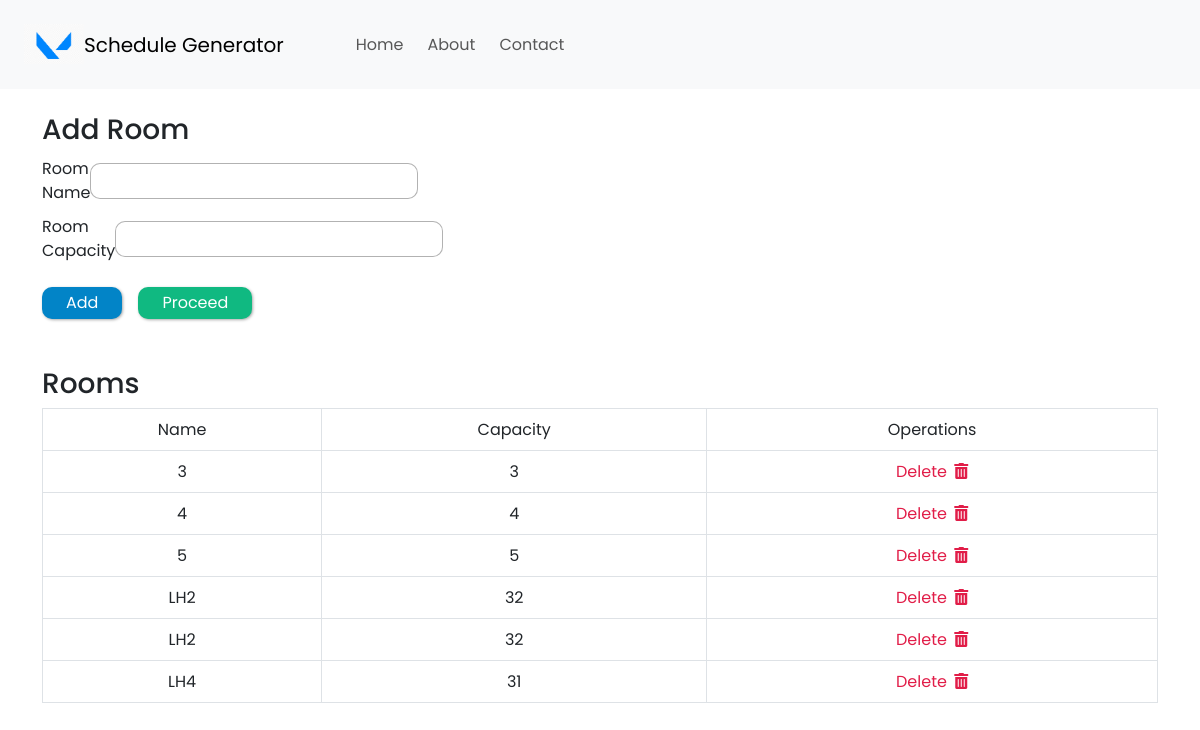
/add-room, run on an earlier commit of the app's database.
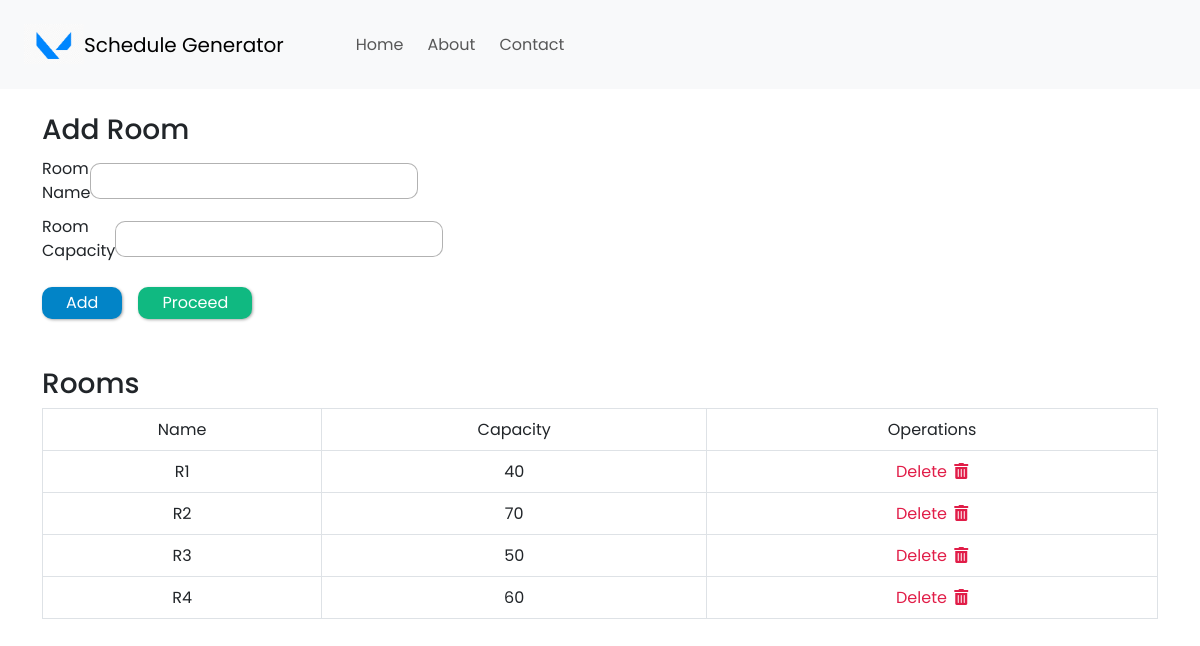
And on a later commit of the database.
### my_app/models.py (models this page shows, shortened)
class Room(models.Model):
    name = models.CharField(max_length=100)
    capacity = models.IntegerField(default=0)

### my_app/views.py (the view)
# urls.py: path('add-room', views.addRoom, name='add-room'),
def addRoom(request):
    if request.method == 'POST':
        form = RoomForm(request.POST)
        if form.is_valid():
            form.save()
            all_rooms = Room.objects.all
            return render(request, 'add-room.html', {'all_rooms': all_rooms})
    else:
        all_rooms = Room.objects.all
        return render(request, 'add-room.html', {'all_rooms': all_rooms})

### my_app/templates/add-room.html (shortened to what this page needs)
{% extends 'base.html' %}
{% block content %}
{% load static %}
  <div style="width: 320px; margin-top: 1.5rem;">
    <form method="POST">
      <h3>Add Room</h3>
      <div class="input-container">
        <label>Room Name</label>
        <input class="input-fields" type="text" name="name" />
      </div>
      <div class="input-container">
        <label>Room Capacity</label>
        <input class="input-fields" type="number" name="capacity" />
      </div>
      <div class="d-flex align-items-center mt-4 gap-3">
        <button type="submit" class="add-button px-4 py-1">Add</button>
        <input type="button"
          value="Proceed"
          class="proceed-button px-4 py-1"
          onclick="window.location.href='/add-meetingTime'"
        />
      </div>
    </form>
  </div>
  {% if all_rooms %}
    <h3 class="mt-5">Rooms</h3>
    <table class="table table-bordered">
      <tr class="table-heading">
        <td>
          <center>Name</center>
        </td>
        <td>
          <center>Capacity</center>
          </td>
        <td>
          <center>Operations</center>
        </td>
      </tr>
      {% for room in all_rooms %}
        <tr class="table-data">
          <td>
            <center>{{ room.name }}</center>
          </td>
          <td>
            <center>{{ room.capacity }}</center>
          </td>
          <td>
            <center>
              <a class="delete-button" href="{% url 'delete-room' room.id %}">
               Delete
              <i class="fas fa-trash-alt" style="margin-left: 3px;"></i>
              </a>
            </center>
          </td>
        </tr>
      {% endfor %}
    </table>
  {% endif %}
{% endblock %}

### my_app/templates/base.html (shortened to what this page needs)
{% load static %}
<html lang="en">
  <head>
    <link
      href="https://cdn.jsdelivr.net/npm/bootstrap@5.3.0-alpha3/dist/css/bootstrap.min.css"
      rel="stylesheet"
    />
    <link rel="stylesheet" href="https://cdnjs.cloudflare.com/ajax/libs/font-awesome/5.15.3/css/all.min.css" />
    <link rel="stylesheet" href="{% static 'css/home.css' %}">
  </head>
  <body>
    <nav class="navbar navbar-expand-lg navbar-light bg-light p-4">
      <div style="margin-bottom: 1px;">
        <img src="{% static 'img/blue-logo1.png' %}" alt="Image" style="width:60px;height:40px"/>
      </div>
      <div class="d-flex gap-5 ml-1">
      <a class="navbar-brand" href="{% url 'home' %}">Schedule Generator</a>
      <div class="collapse navbar-collapse" id="navbarNav">
        <ul class="navbar-nav d-flex gap-2">
          <li class="nav-item active ">
            <a class="nav-link" href="{% url 'home' %}">Home</a>
          </li>
          <li class="nav-item active">
            <a class="nav-link" href="{% url 'about' %}">About</a>
          </li>
          <li class="nav-item active">
            <a class="nav-link" href="{% url 'contact' %}">Contact</a>
          </li>
        </ul>
      </div>
      </div>
    </nav>
    <div class='container'>
        {% block content %}
        {% endblock content %}
    </div>
  </body>
</html>

### my_app/static/css/home.css (style rules this page uses)
* { margin: 0; padding: 0; box-sizing: border-box; font-family: 'Poppins', sans-serif; }
.input-container { margin-top: 10px; display: flex; justify-content: space-between; align-items: center; }
.input-fields { border-radius: 10px; padding: 5px; text-indent: 5px; border: 1px solid rgba(0, 0, 0, 0.3); }
.table-heading { background-color: rgb(30 41 59); color: white; }
.table-data { background-color: rgb(241 245 249); }
.add-button { background-color: rgb(2 132 199); color: white; border: none; border-radius: 10px; box-shadow: 1px 1px 3px #aaaaaa; }
.proceed-button { background-color: rgb(16 185 129); color: white; border: none; border-radius: 10px; box-shadow: 1px 1px 3px #aaaaaa; }
.delete-button { text-decoration: none; color: rgb(225 29 72); }

What changed in the data, as far as the page shows it:
removed Room: name "3", capacity "3"
removed Room: name "4", capacity "4"
removed Room: name "5", capacity "5"
removed Room: name "LH2", capacity "32"
removed Room: name "LH2", capacity "32"
removed Room: name "LH4", capacity "31"
added Room: name "R1", capacity "40"
added Room: name "R2", capacity "70"
added Room: name "R3", capacity "50"
added Room: name "R4", capacity "60"
